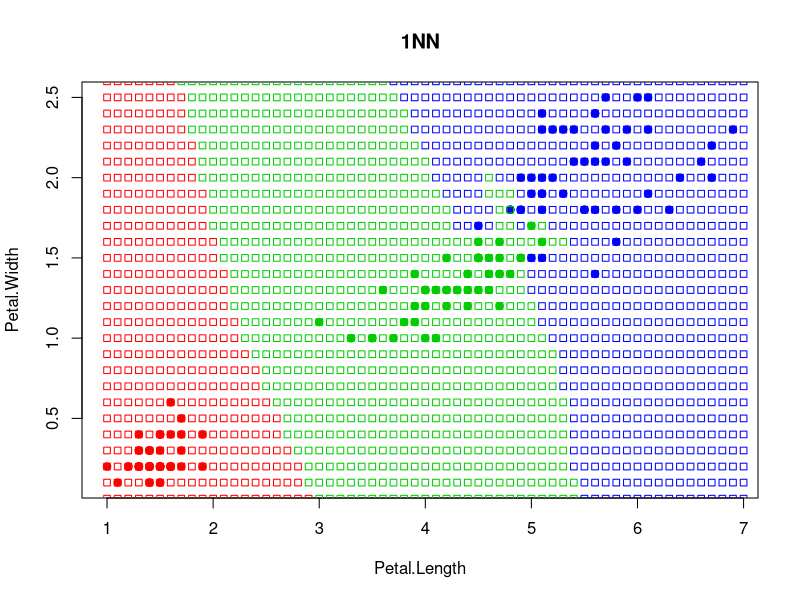

R code for this plot:
euclDistance = function(u,v){
  sqrt(sum((u-v)^2))
}

NN = function(xl,z){
  l = dim(xl)[1]
  n = dim(xl)[2] - 1
  
  distances = matrix(NA, l, 1)
  
  for(i in 1:l){
    distances[i, ] = euclDistance(xl[i, 1:n], z)
  }
  distances = cbind(xl, distances)
  min = which.min(distances[, 4])
  return (distances[min, 3])
}


colors = c("setosa" = "red", "versicolor" = "green3", "virginica" = "blue")
plot(iris[, 3:4], pch = 21, bg = colors[iris$Species],
     col = colors[iris$Species], main="1NN")

x = 1;
y = 0;
xl = iris[,3:5];
while (x < 7) {
  while(y < 2.8) {
    z = c(x, y)
    class = NN(xl, z)
    points(z[1], z[2], pch = 22, col = colors[class])
    y = y + 0.1
  }
  y = 0
  x = x + 0.1
}
